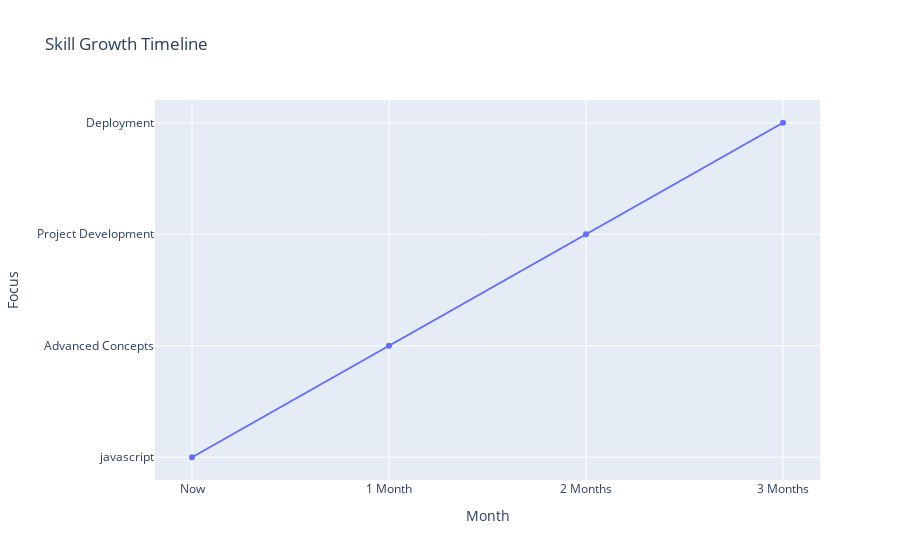

Here is the notebook cell this chart was saved with:
### Code cell
# Feature 6: Future Timeline Chart (Skill Progression)
skill_growth = pd.DataFrame({
    'Month': ['Now', '1 Month', '2 Months', '3 Months'],
    'Focus': [skills[0] if len(skills) > 0 else 'Python', 'Advanced Concepts', 'Project Development', 'Deployment']
})
fig = px.line(skill_growth, x='Month', y='Focus', markers=True, title='Skill Growth Timeline')
fig.show()

### Figure 1 — Plotly figure (JSON) as saved in the notebook; plotly's stock layout.template omitted (floating-point values rounded to 4 significant figures)
{"data": [{"hovertemplate": "Month=%{x}<br>Focus=%{y}<extra></extra>", "legendgroup": "", "line": {"color": "#636efa", "dash": "solid"}, "marker": {"symbol": "circle"}, "mode": "lines+markers", "name": "", "orientation": "v", "showlegend": false, "type": "scatter", "x": ["Now", "1 Month", "2 Months", "3 Months"], "xaxis": "x", "y": ["javascript", "Advanced Concepts", "Project Development", "Deployment"], "yaxis": "y"}], "layout": {"legend": {"tracegroupgap": 0}, "title": {"text": "Skill Growth Timeline"}, "xaxis": {"anchor": "y", "domain": [0, 1], "title": {"text": "Month"}}, "yaxis": {"anchor": "x", "domain": [0, 1], "title": {"text": "Focus"}}}}
